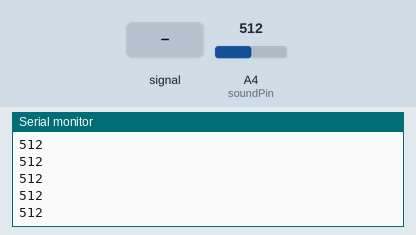
This sketch was run on a simulated Arduino Uno, built with avr-gcc and run on an emulated ATmega328P. Parts: the last lines printed to the serial monitor. The test bench sets the inputs (shaded band); at power-on: A4 (soundPin) = 512.

Above: at 1.2 s.
1.3 s: A4 (soundPin) fed a 200 Hz sine of ±81 counts around its level
At 2.0 s:
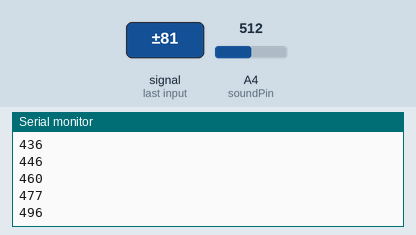
2.8 s: A4 (soundPin) set to 716
At 3.9 s:
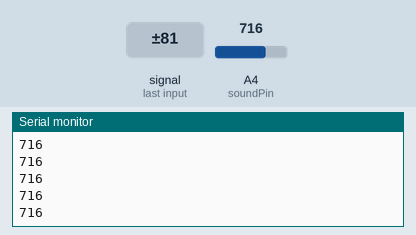
4.3 s: A4 (soundPin) fed a 1000 Hz sine of ±255 counts around its level
At 5.4 s:
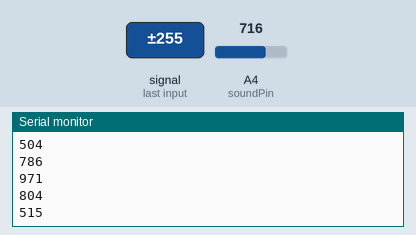
5.8 s: A4 (soundPin) set to 900
At 6.7 s:
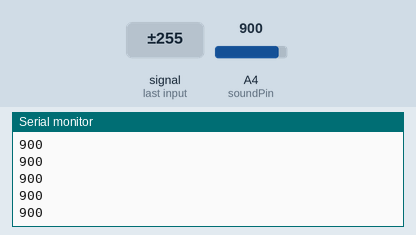
Timing chart, 0 to 8.3 s (numbered marks = the images above; inputs shaded):
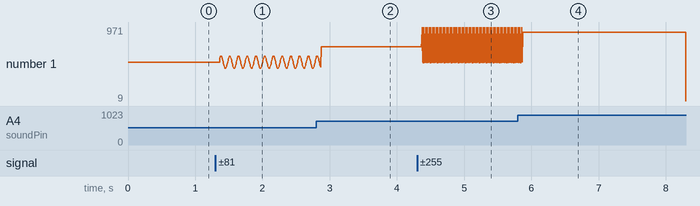

The sketch:

Buta-Microphone-Test.ino
```cpp
int soundPin = A4;

void setup()
{
  Serial.begin(9600);
}

void loop()
{

  /*

    // with filtering

    long sum = 0;
    for(int i=0; i<100; i++)
    {
        sum += analogRead(soundPin);
    }

    sum = sum/100;
    Serial.println(sum);

    */


    Serial.println(analogRead(soundPin));
   // delay(1);
}
```

Measured:
- after the input at 1.3 s, the serial monitor: prints a new line after 0.07 s (image 1)
- after the input at 2.8 s, the serial monitor: prints a new line after 0.07 s (image 2)
- after the input at 4.3 s, the serial monitor: prints a new line after 0.07 s (image 3)
- after the input at 5.8 s, the serial monitor: prints a new line after 0.07 s (image 4)
- plotted number 1: 512 → 571 after the input at 1.3 s, 571 → 716 after the input at 2.8 s, 716 → 786 after the input at 4.3 s
